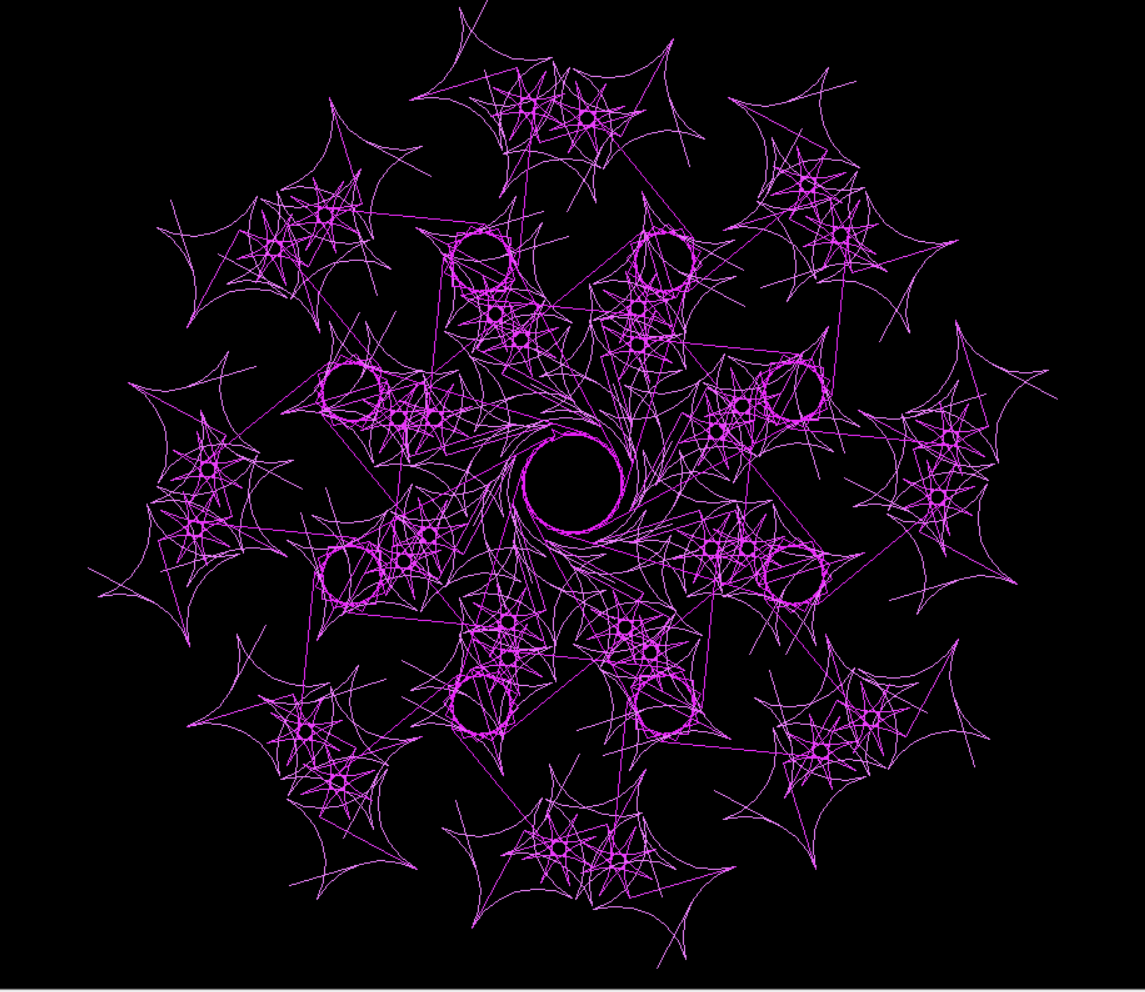

Reproduce this figure in Python.
from turtle import*

speed(0)
bgcolor(0,0,0)

def shape (order, side, radio):
    if order > 0:
        pencolor(0.9098, 1/(order*2), 0.9725)
        for i in range(0, int(side)):
            circle(radio, 360/(side*2))
            right(720/side)
            if (i%4 == 0):
                forward(-radio)
                shape(order - 1, side/2, radio/1.5)
                pencolor(0.9098, 1/(order*2), 0.9725)
                forward(radio)
            right(720/side)
            circle(radio, 360/(side*2))
            right(720/side)


penup()
goto(0, 50)
pendown()

shape(4, 32, 200)

canvas = getcanvas()
canvas.postscript(file="resultat_turtle.ps", colormode='color')
done()
